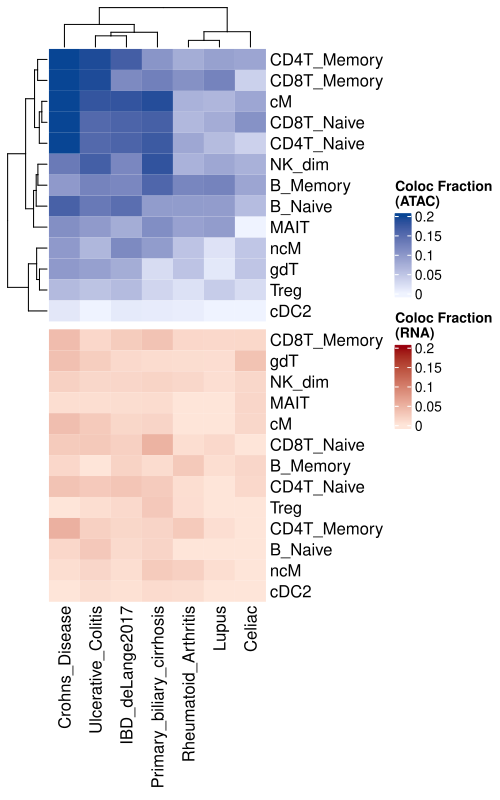

Generate this figure with R:
### ComplexHeatmap
library(ComplexHeatmap)
library(circlize)
library(dplyr)
library(tidyr)
library(data.table)

plot.data = fread("/data/PaperFigures/Figure3D_coloc_Heatmap_data.csv")

atac.plot.data <- plot.data %>% filter(Assay == "ATAC") %>% pivot_wider(id_cols = Cell, names_from = Trait, values_from = Fraction, values_fill = 0)
atac.mat <- as.matrix(atac.plot.data[,-1])
rownames(atac.mat) <- atac.plot.data$Cell


rna.plot.data <- plot.data %>% filter(Assay == "RNA") %>% pivot_wider(id_cols = Cell, names_from = Trait, values_from = Fraction, values_fill = 0)
rna.mat <- as.matrix(rna.plot.data[,-1])
rownames(rna.mat) <- rna.plot.data$Cell   


ht.atac <- Heatmap(
  atac.mat,
  name = "Coloc Fraction\n(ATAC)",
  col = colorRamp2(c(0, 0.2), c("#eff3ff", "#084594")),
  cluster_rows = TRUE,
  cluster_columns = TRUE
)
ht.atac.drawn <- draw(ht.atac)

row.order <- row_order(ht.atac.drawn)
col.order <- column_order(ht.atac.drawn)

ht.rna <- Heatmap(
  rna.mat,
  name = "Coloc Fraction\n(RNA)",
  col = colorRamp2(c(0, 0.2), c("#fee5d9", "#99000d")),
  cluster_rows = FALSE,
  cluster_columns = FALSE,
  row_order = row.order,
  column_order = col.order
)

ht.combined <- ht.atac %v% ht.rna


pdf(
  "/data/PaperFigures/Figure3D_coloc_Heatmap.pdf",
  width = 5,
  height = 8
)

draw(ht.combined, heatmap_legend_side = "right")

dev.off()
